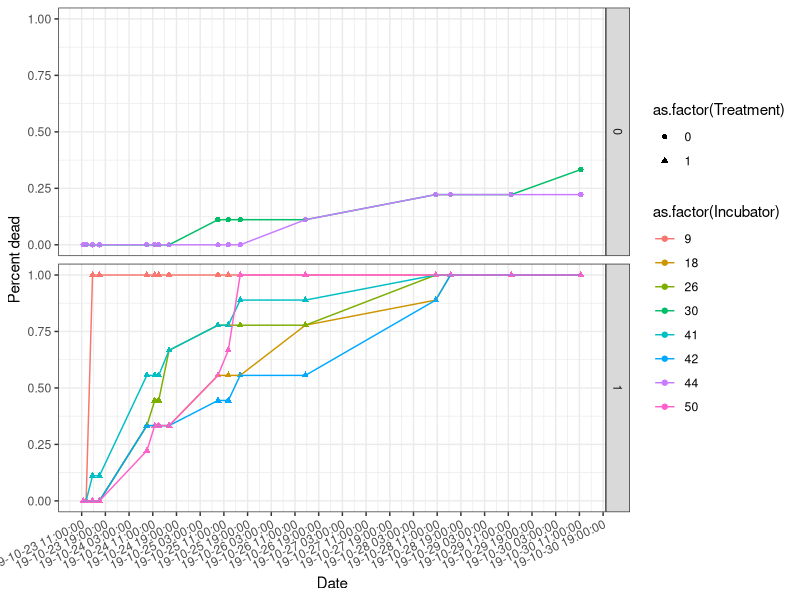
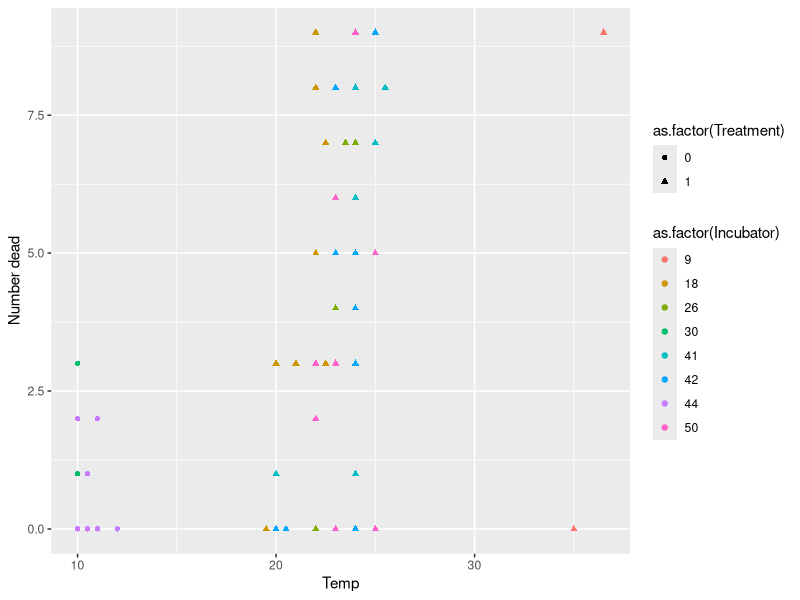
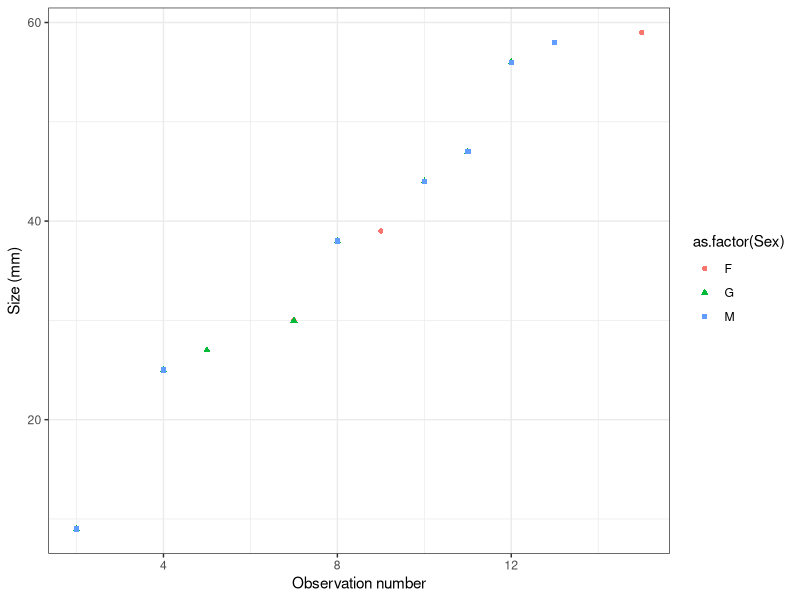

These charts were generated, in order, by the following R code: (Note: this script raises an error after producing the figures.)
# H. Shoshone temperature based mortality experiment 
# 2019-10-23

library(ggplot2)
library(dplyr)
library(lubridate)
library(vegan)
library(gridExtra)

d <- read.csv("Zoop_mortality_TOD.csv")
names(d)

# fix date variable:
d$timestamp1 <- as.POSIXct(d$timestamp, format="%m/%d/%Y %H:%M")
range(d$timestamp1)

# make column for % dead
d$per_dead <- (d$total.dead/ 9)

mortplot <- ggplot(data = d, aes(x = timestamp1, y = per_dead,
                          color =as.factor(Incubator), shape=as.factor(Treatment))) +
  geom_point() + geom_line() + labs( x = "Date", y = "Percent dead") + 
  #geom_jitter(width = 0.18, height = 0) + 
  theme_bw() + scale_x_datetime(date_breaks = "8 hour") + 
  theme(axis.text.x = element_text(angle = 25, vjust = 1.0, hjust = 1.0)) + 
  facet_grid(Treatment~.)

#not much of a trend:
morttempplot <- ggplot(data = d, aes(x = Temperature, y = total.dead,
                                 color =as.factor(Incubator), shape=as.factor(Treatment))) +
  geom_point() + labs( x = "Temp", y = "Number dead")  

#ggsave(filename = "19mortalplot.jpeg", mortplot, scale = 0.75, width = 40,
#       height = 20, units = c("cm"),
#       dpi = 300)


## Traits ##
e <- read.csv("Zoop_mortalitytraits.csv")
names(e)


# plot size and TOD
sizeTODplot <- ggplot(data = e, aes(x = observation.number, y = Size_mm,
                                 color =as.factor(Sex), shape=as.factor(Sex))) +
  geom_point() + labs( x = "Observation number", y = "Size (mm)") +
  #geom_jitter(width = 0.18, height = 0) + 
  theme_bw() 

sizeTODplot <- ggplot(data = e, aes(x = observation.number, y = total_dead,
                                    color =as.factor(Sex), shape=as.factor(Sex))) +
  geom_point() + labs( x = "Observation number", y = "Size (mm)") +
  #geom_jitter(width = 0.18, height = 0) + 
  theme_bw() 

# bar plot of sex of individuals dead at each observation  
sizeTODplot <- ggplot(data = e, aes(x = observation.number, y=number_dead)) +
  geom_bar(fill = Sex) + labs( x = "Observation number", y = "Size (mm)") +
  #geom_jitter(width = 0.18, height = 0) + 
  theme_bw() 

ggplot(data=e, aes(x=observation.number, y=number_dead, fill=Sex)) +
  geom_bar(stat="identity") + scale_fill_manual(values=c("#999999", "#E69F00", "#56B4E9")) +
  theme_minimal()


## Sex based traits ##
f <- read.csv("zoop_mortalitysex.csv")
names(f)

sizeTODplot <- ggplot(data = f) +
  geom_point(aes(x = observation.number, y = F_deadT_jitter), color="#8c4553") + 
  geom_line(aes(x = observation.number, y = F_deadT_jitter), color="#8c4553") +
  geom_point(aes(x = observation.number, y = G_deadT_jitter), color="#a6858c") + 
  geom_line(aes(x = observation.number, y = G_deadT_jitter), color="#a6858c") +
  geom_point(aes(x = observation.number, y = M_deadT), color="#466782") + 
  geom_line(aes(x = observation.number, y = M_deadT), color="#466782") +
  labs( x = "Observation number", y = "Number dead") + 
  theme_bw() 
